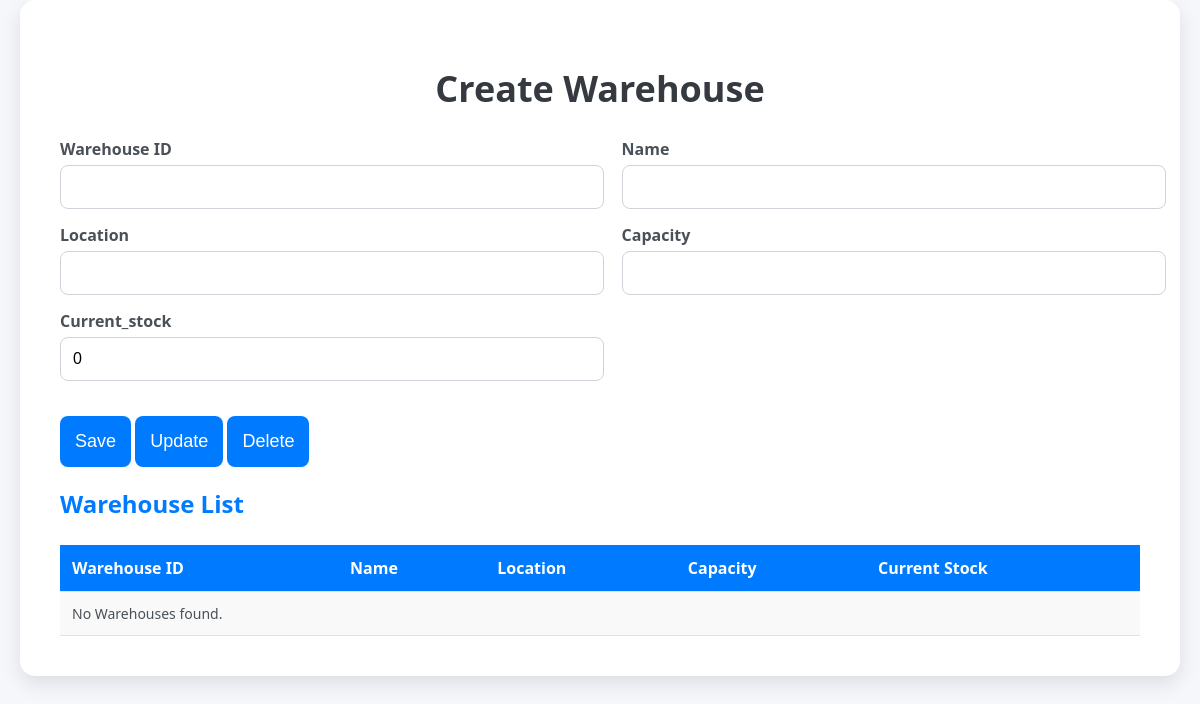
Before: /warehouse (signed in) with the older database file.
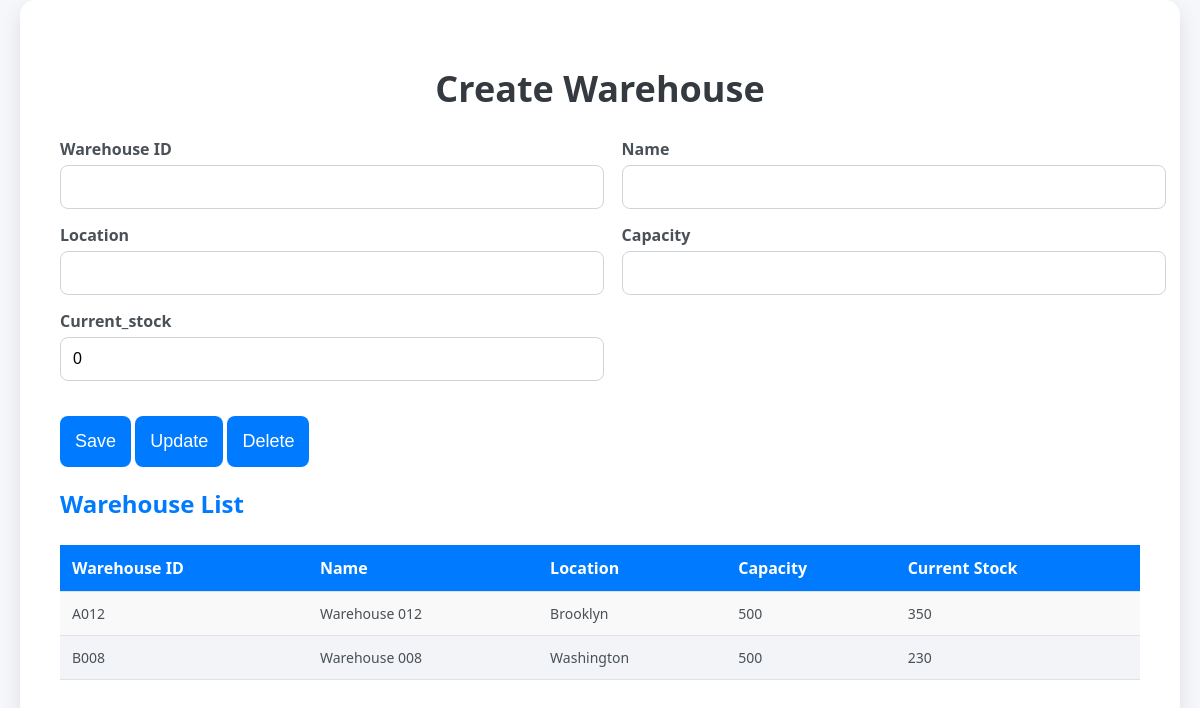
After: the same page with the newer database file.
### member/models.py (models this page shows, shortened)
class Warehouse(models.Model):
    warehouse_id = models.CharField(max_length=10, unique=True)
    name = models.CharField(max_length=100)
    location = models.CharField(max_length=200)
    capacity = models.PositiveIntegerField()  # Sức chứa (số lượng sản phẩm có thể lưu trữ)
    current_stock = models.PositiveIntegerField(default=0)  # Số lượng sản phẩm hiện có trong kho

### member/views.py (the view)
# urls.py: path('warehouse', views.loadWarehouse, name='warehouse'),
def loadWarehouse(request):
    if request.user.role != 'admin' and request.user.role != 'manager':
        return render(request, 'error.html')
    if request.method == 'POST':
        form = WarehouseForm(request.POST)
        if form.is_valid():
            form.save()
            return redirect('warehouse')
    else:
        form = WarehouseForm()
    warehouse = Warehouse.objects.all()
    return render(request, 'Warehouse.html', {'form': form, 'Warehouse': warehouse})

### member/forms.py
class WarehouseForm(forms.ModelForm):
    class Meta:
        model = Warehouse
        fields = ['warehouse_id', 'name', 'location', 'capacity', 'current_stock']  # Include all fields from the model
        widgets = {
            'warehouse_id': forms.TextInput(attrs={'class': 'form-input'}),
            'name': forms.TextInput(attrs={'class': 'form-input'}),
            'location': forms.TextInput(attrs={'class': 'form-input'}),
            'capacity': forms.NumberInput(attrs={'class': 'form-input'}),
            'current_stock': forms.NumberInput(attrs={'class': 'form-input'}),
        }

### member/template/Warehouse.html (shortened to what this page needs)
{% load static %}
<!DOCTYPE html>
<html lang="en">
<head>
    <link rel="stylesheet" href="{% static 'css/Warehouse.css' %}">
</head>
<body>
    <div class="container">
        <h1>Create Warehouse</h1>
        <div class="form-container" >
            <form method="post" id="main-form">
                <div class="form-row-group">
                    <div class="form-row">
                        <label for="{{ form.warehouse_id.id_for_label }}">Warehouse ID</label>
                        {{ form.warehouse_id }}
                    </div>
                    <div class="form-row">
                        <label for="{{ form.name.id_for_label }}">Name</label>
                        {{ form.name }}
                    </div>
                </div>
                <div class="form-row-group">
                    <div class="form-row">
                        <label for="{{ form.location.id_for_label }}">Location</label>
                        {{ form.location }}
                    </div>
                    <div class="form-row">
                        <label for="{{ form.capacity.id_for_label }}">Capacity</label>
                        {{ form.capacity }}
                    </div>
                </div>
                <div class="form-row-group">
                    <div class="form-row">
                        <label for="{{ form.current_stock.id_for_label }}">Current_stock</label>
                        {{ form.current_stock }}
                    </div>
                </div>
                <button type="submit">Save</button>
                <button type="button" id="update-button">Update</button>
                <button type="button" id="delete-button">Delete</button>
            </form>
        </div>
        <div class="grid-container">
            <h2>Warehouse List</h2>
            <table>
                <thead>
                    <tr>
                        <th>Warehouse ID</th>
                        <th>Name</th>
                        <th>Location</th>
                        <th>Capacity</th>
                        <th>Current Stock</th>
                    </tr>
                </thead>
                <tbody>
                    {% for Warehouse in Warehouse %}
                    <tr>
                        <td>{{ Warehouse.warehouse_id }}</td>
                        <td>{{ Warehouse.name }}</td>
                        <td>{{ Warehouse.location }}</td>
                        <td>{{ Warehouse.capacity }}</td>
                        <td>{{ Warehouse.current_stock }}</td>
                    </tr>
                    {% empty %}
                    <tr>
                        <td colspan="12">No Warehouses found.</td>
                    </tr>
                    {% endfor %}
                </tbody>
            </table>
        </div>
    </div>
</body>
</html>

Changed rows visible on the page:
added Warehouse: warehouse_id "A012", name "Warehouse 012", location "Brooklyn", capacity "500", current_stock "350"
added Warehouse: warehouse_id "B008", name "Warehouse 008", location "Washington", capacity "500", current_stock "230"
Other visible differences:
text no longer shown: "No Warehouses found."
